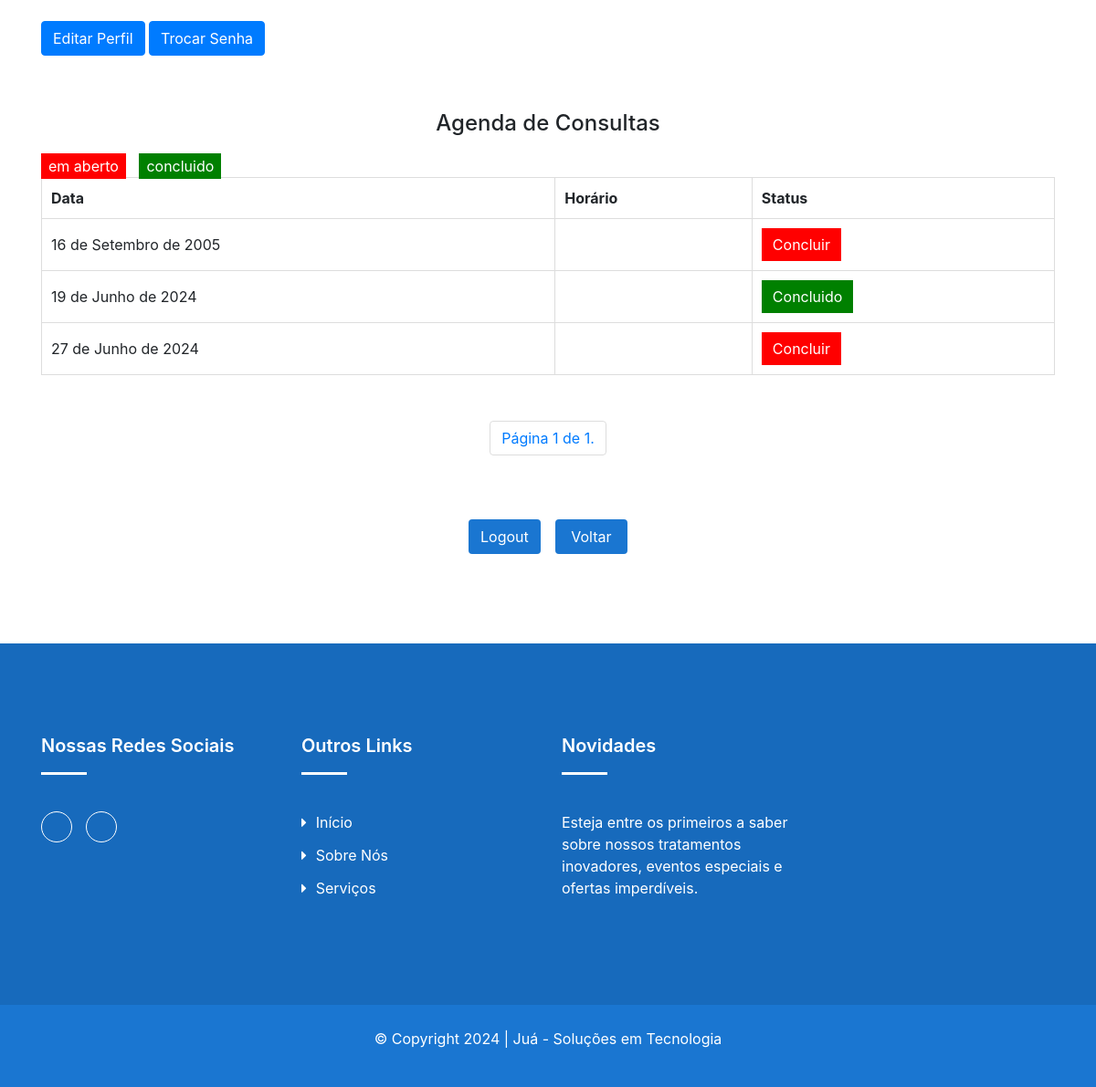
The page /clients/professional/profile_prof/ (signed in, lower part) on the database as committed earlier.
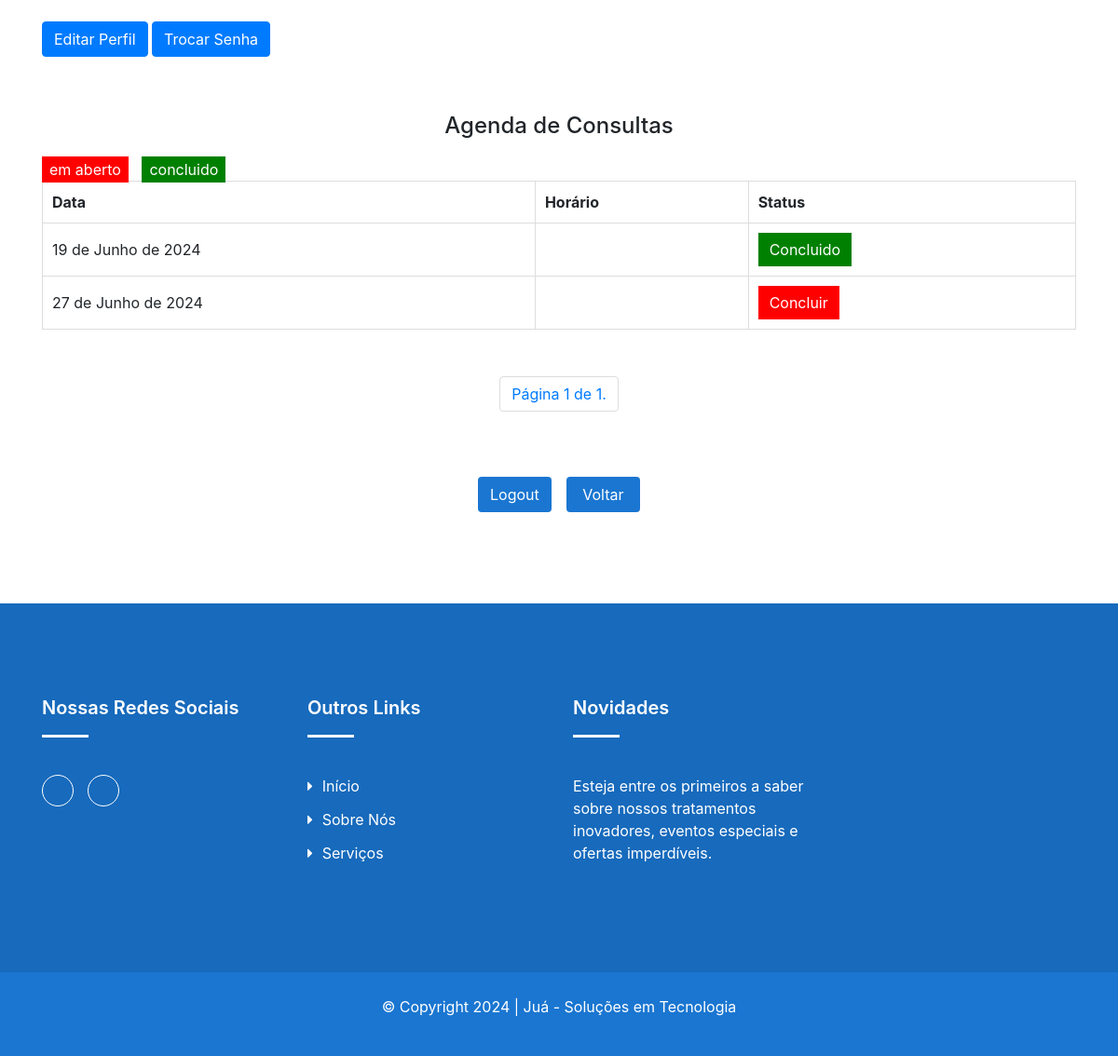
The same page on the database as committed later.
### clients/models.py (models this page shows, shortened)
class Consulta(models.Model):
    profissional = models.ForeignKey(
        Profissional, null=True, on_delete=models.SET_NULL)
    data = models.DateField()
    horario_inicial = models.TimeField(default='08:00:00')
    horario_final = models.TimeField(default='17:00:00')
    status = models.CharField(max_length=20, choices=[(
        'em aberto', 'Em Aberto'), ('concluido', 'Concluído')], default='em aberto')

### clients/decorators.py (the view)
    def wrapper_func(request, *args, **kwargs):
        if request.user.is_authenticated and hasattr(request.user, 'profissional'):
            return view_func(request, *args, **kwargs)
        else:
            if not request.user.is_authenticated:
                return redirect(reverse('login_prof'))
            return redirect(reverse('login_prof'))

### clients/views.py (called while the page is built)
@login_required
@profissional_required
@never_cache
def profile_prof(request):
    profissional = request.user.profissional
    consultas_list = Consulta.objects.filter(profissional=profissional).order_by('data')
    paginator = Paginator(consultas_list, 10)  # 10 profissional por página
    page = request.GET.get('page')
    try:
        consultas = paginator.page(page)
    except PageNotAnInteger:
        consultas = paginator.page(1)
    except EmptyPage:
        consultas = paginator.page(paginator.num_pages)
    return render(request, 'profile_profissional.html', {
        'profissional': profissional,
        'consultas': consultas,
    })

### clients/templates/profile_profissional.html (shortened to what the changed rows need)
{% load static %}
<!DOCTYPE html>
<html class="no-js" lang="zxx">
  <head>
        <link rel="stylesheet" href="{% static 'css/profile_profissional.css' %}" />
        <link rel="stylesheet" href="//code.jquery.com/ui/1.12.1/themes/base/jquery-ui.css"/>
        <link rel="stylesheet" href="{% static 'css/nice-select.css' %}">
        <link rel="stylesheet" href="{% static 'css/font-awesome.min.css' %}">
        <link rel="stylesheet" href="{% static 'css/icofont.css' %}">
        <link rel="stylesheet" href="{% static 'css/slicknav.min.css' %}">
        <link rel="stylesheet" href="{% static 'css/owl-carousel.css' %}">
        <link rel="stylesheet" href="{% static 'css/datepicker.css' %}">
        <link rel="stylesheet" href="{% static 'css/animate.min.css' %}">
        <link rel="stylesheet" href="{% static 'css/magnific-popup.css' %}">
        <link rel="stylesheet" href="{% static 'css/normalize.css' %}">
        <link rel="stylesheet" href="{% static 'style.css' %}">
        <link rel="stylesheet" href="{% static 'css/responsive.css' %}">
        <link rel="stylesheet" href="{% static 'css/bootstrap.min.css' %}">
    </head>
    <body>
        <div class="container">
            <section class="profissional_info">
                <div class="agenda_consultas">
                    <div class="column">
                        <h2>Agenda de Consultas</h2>
                        <table>
                            <thead>
                                <tr>
                                    <th>Data</th>
                                    <th>Horário</th>
                                    <th>Status</th>
                                </tr>
                            </thead>
                            <tbody>
                                {% for consulta in consultas %}
                                <tr>
                                    <td>{{ consulta.data }}</td>
                                    <td>{{ consulta.horario }}</td>
                                    <td>
                                        <form action="{% url 'marcar_concluido' consulta.id %}" method="post" class="form-concluir" data-consulta-id="{{ consulta.id }}">
                                            <button type="submit" class="btn-concluir {% if consulta.status == 'concluido' %}verde{% else %}vermelho{% endif %}">
                                                {% if consulta.status == 'concluido' %}Concluido{% else %}Concluir{% endif %}
                                            </button>
                                        </form>
                                    </td>
                                </tr>
                                {% endfor %}
                            </tbody>
                        </table>
                    </div>
                </div>
            </section>
        </div>
        <footer id="footer" class="footer ">
            <div class="footer-top">
                <div class="container">
                    <div class="row">
                        <div class="col-lg-3 col-md-6 col-12">
                            <div class="single-footer">
                                <h2>Nossas redes sociais</h2>
                            </div>
                        </div>
                        <div class="col-lg-3 col-md-6 col-12">
                            <div class="single-footer f-link">
                                <h2>Outros links</h2>
                            </div>
                        </div>
                        <div class="col-lg-3 col-md-6 col-12">
                            <div class="single-footer">
                                <h2>Novidades</h2>
                            </div>
                        </div>
                    </div>
                </div>
            </div>
        </footer>
    </body>
</html>

Rows that differ between the two databases and show on the page:
removed Consulta: data "16 de Setembro de 2005", status "Concluir"
